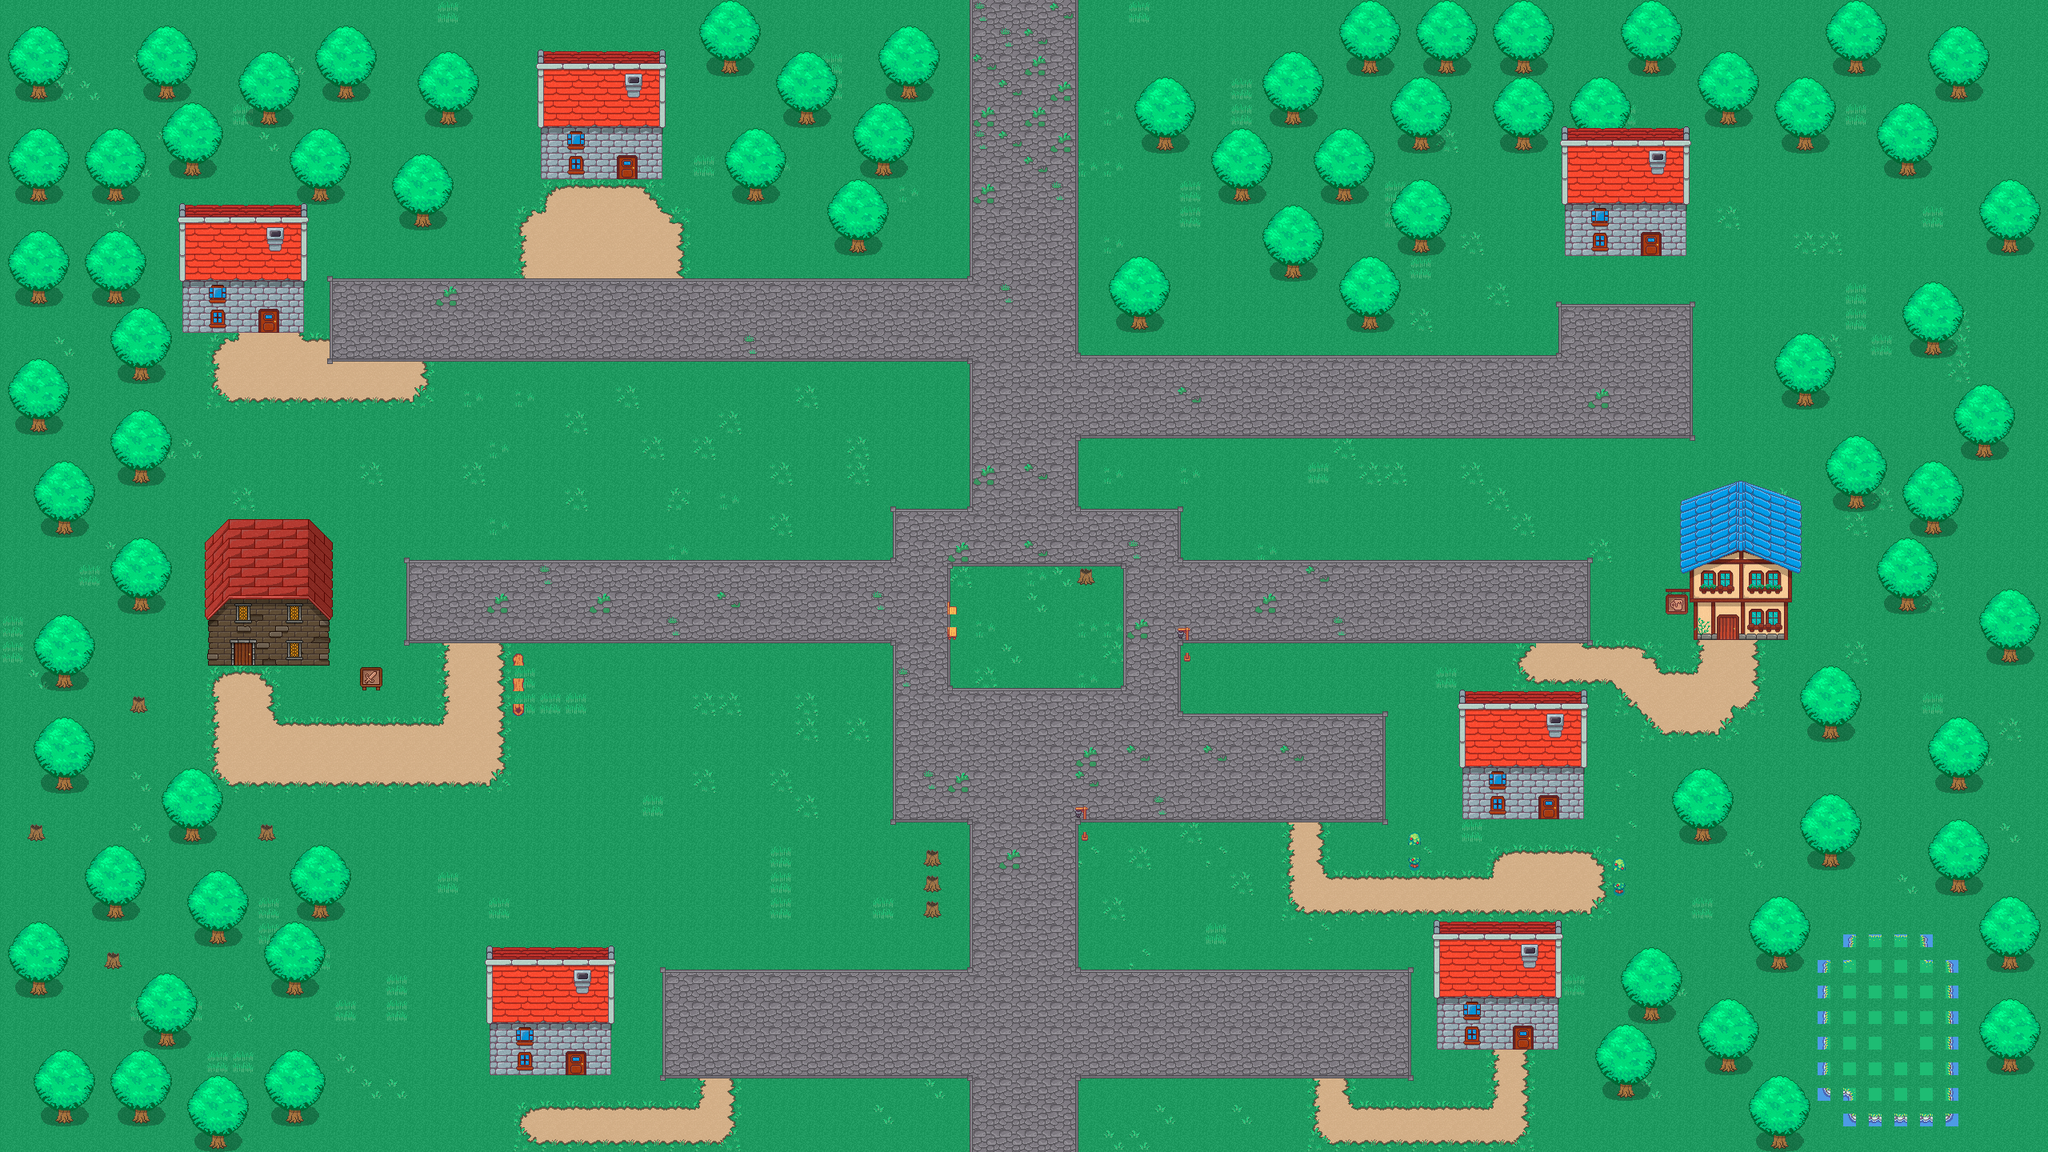

Tiled map render using the project's own tile images. Description and the map definition, with tile-layer contents summarised, below:
An orthogonal 80x45 tile map with 32x32 px tiles, 5 tile layers (Fondo, Bordes_Hierva, Bordes_Losas, Arboles, ...), 5 hidden layers not drawn, 6 tilesets and 51 objects.

<map version="1.8" tiledversion="1.8.5" orientation="orthogonal" renderorder="right-down" width="80" height="45" tilewidth="32" tileheight="32" infinite="0" nextlayerid="15" nextobjectid="155">
 <tileset firstgid="1" name="RVDecoration" tilewidth="16" tileheight="16" tilecount="351" columns="13">
  <image source="../Tileset/RVDecoration.png" width="208" height="432" />
 </tileset>
 <tileset firstgid="352" name="RVWalls" tilewidth="16" tileheight="16" tilecount="324" columns="18">
  <image source="../Tileset/RVWalls.png" width="288" height="288" />
 </tileset>
 <tileset firstgid="676" name="RVWater" tilewidth="16" tileheight="16" tilecount="286" columns="13">
  <image source="../Tileset/RVWater.png" width="208" height="352" />
 </tileset>
 <tileset firstgid="962" name="RVNature" tilewidth="16" tileheight="16" tilecount="384" columns="16">
  <image source="../Tileset/RVNature.png" width="256" height="384" />
 </tileset>
 <tileset firstgid="1346" name="Tileset_Town" tilewidth="32" tileheight="32" tilecount="132" columns="11">
  <image source="Tileset_Town.png" width="352" height="384" />
 </tileset>
 <tileset firstgid="1478" name="Tileset_House" tilewidth="32" tileheight="32" tilecount="920" columns="40">
  <image source="Tileset_House.png" width="1280" height="736" />
 </tileset>
 <layer id="1" name="Fondo" width="80" height="45">
  <properties>
   <property name="Draw" type="bool" value="true" />
  </properties>
  <data>[3600 cells, 3600 non-empty, 13 distinct tile ids]</data>
 </layer>
 <layer id="14" name="Bordes_Hierva" width="80" height="45" locked="1">
  <data>[3600 cells, 164 non-empty, 17 distinct tile ids]</data>
 </layer>
 <layer id="13" name="Bordes_Losas" width="80" height="45" locked="1">
  <data>[3600 cells, 362 non-empty, 12 distinct tile ids]</data>
 </layer>
 <layer id="8" name="Arboles" width="80" height="45" locked="1">
  <properties>
   <property name="Draw" type="bool" value="true" />
  </properties>
  <data>[3600 cells, 747 non-empty, 32 distinct tile ids]</data>
 </layer>
 <layer id="12" name="Casas" width="80" height="45" locked="1">
  <data>[3600 cells, 326 non-empty, 116 distinct tile ids]</data>
 </layer>
 <layer id="4" name="house" width="80" height="45" visible="0" locked="1">
  <properties>
   <property name="Draw" type="bool" value="true" />
  </properties>
  <data>[3600 cells, 153 non-empty, 39 distinct tile ids]</data>
 </layer>
 <layer id="3" name="Walls" width="80" height="45" visible="0">
  <properties>
   <property name="Draw" type="bool" value="true" />
  </properties>
  <data>[3600 cells, 45 non-empty, 13 distinct tile ids]</data>
 </layer>
 <layer id="6" name="Fence" width="80" height="45" visible="0">
  <properties>
   <property name="Draw" type="bool" value="true" />
  </properties>
  <data>[3600 cells, 82 non-empty, 32 distinct tile ids]</data>
 </layer>
 <layer id="2" name="1" width="80" height="45" visible="0">
  <properties>
   <property name="Draw" type="bool" value="true" />
  </properties>
  <data>[3600 cells, 66 non-empty, 33 distinct tile ids]</data>
 </layer>
 <layer id="5" name="Doors windows" width="80" height="45" visible="0">
  <properties>
   <property name="Draw" type="bool" value="true" />
  </properties>
  <data>[3600 cells, 95 non-empty, 32 distinct tile ids]</data>
 </layer>
 <objectgroup id="9" name="Collision" visible="0">
  <object id="3" x="911.583" y="576.5" width="64.1667" height="79.25" />
  <object id="5" x="943.476" y="560.667">
   <polygon points="0,0 33.1902,15.3333 -32.4764,14.6667" />
  </object>
  <object id="6" x="896.667" y="419.333" width="110.667" height="92.3333" />
  <object id="7" x="976.667" y="512.333" width="31" height="15.3333" />
  <object id="8" x="1007.67" y="528.333" width="16" height="31.3333" />
  <object id="9" x="880.667" y="512.333" width="15" height="31.3333" />
  <object id="10" x="896.167" y="512.333" width="30.6667" height="31.3333" />
  <object id="12" x="1040" y="368.333" width="16" height="31.3333" />
  <object id="13" x="1120" y="368.833" width="16" height="31.3333" />
  <object id="15" x="1056.21" y="320.083" width="64.1667" height="79.25" />
  <object id="16" x="1088.21" y="304.542">
   <polygon points="0,0 33.1902,15.3333 -32.4764,14.6667" />
  </object>
  <object id="17" x="288.667" y="579.167" width="110.667" height="92.3333" />
  <object id="18" x="320.667" y="19.5" width="110.667" height="92.3333" />
  <object id="19" x="112.417" y="128.458" width="64.1667" height="79.25" />
  <object id="21" x="288.576" y="672.106" width="30.6667" height="31.3333" />
  <object id="22" x="320.333" y="112.333" width="30.6667" height="31.3333" />
  <object id="23" x="111.667" y="305.667" width="128" height="109.667" />
  <object id="24" x="224.333" y="432.333" width="15" height="15.6667" />
  <object id="25" x="192.667" y="415.667" width="46.6667" height="16" />
  <object id="26" x="160.167" y="416.5" width="15" height="15.6667" />
  <object id="27" x="129.167" y="416.167" width="14.3333" height="15.6667" />
  <object id="28" x="112.5" y="416.167" width="16.3333" height="30" />
  <object id="29" x="112.5" y="447.833" width="30.3333" height="31.6667" />
  <object id="30" x="320.5" y="400.667" width="16.3333" height="46.6667" />
  <object id="31" x="576.167" y="544" width="16.3333" height="48" />
  <object id="32" x="672.083" y="495.75" width="16.3333" height="27.5" />
  <object id="33" x="735.333" y="384" width="16.3333" height="26.75" />
  <object id="34" x="543.833" y="303.878" width="16.3333" height="26.7273" />
  <object id="35" x="591.833" y="368.091" width="16.3333" height="31.8182" />
  <object id="36" x="687.652" y="384.091" width="16.3333" height="31.4545" />
  <object id="37" x="624.197" y="368.091" width="47.4242" height="47.6364" />
  <object id="39" x="928.015" y="144.091" width="16.3333" height="30" />
  <object id="40" x="975.652" y="192.091" width="16.3333" height="27.0909" />
  <object id="41" x="1136.2" y="144.091" width="16.3333" height="27.4545" />
  <object id="43" x="1104.2" y="154.636" width="31.606" height="21.0909" />
  <object id="44" x="1072.02" y="154.727" width="31.606" height="21.0909" />
  <object id="45" x="1023.65" y="155.818" width="16.8787" height="19.8182" />
  <object id="46" x="991.652" y="144.182" width="16.5151" height="32" />
  <object id="47" x="944.379" y="154.727" width="31.606" height="21.0909" />
  <object id="48" x="928.53" y="96.4546" width="223.273" height="63.0909" />
  <object id="49" x="367.697" y="671.455" width="31.606" height="16.5909" />
  <object id="50" x="400.197" y="111.705" width="31.606" height="16.0909" />
  <object id="135" x="0" y="0" width="113" height="727" />
  <object id="136" x="111.5" y="496.5" width="168" height="232" />
  <object id="137" x="993" y="466" width="286" height="254" />
  <object id="138" x="1107" y="0" width="171" height="466" />
  <object id="139" x="677" y="0" width="250.5" height="219.5" />
  <object id="140" x="928.5" y="0" width="180" height="100.5" />
  <object id="141" x="113.333" y="-0.666667" width="205.333" height="173.333" />
  <object id="142" x="431.333" y="0.666667" width="172" height="170.667" />
 </objectgroup>
 <objectgroup id="10" name="TavernEntry" visible="0">
  <properties>
   <property name="Type" type="int" value="8" />
  </properties>
  <object id="143" x="1007" y="140.5" width="17.5" height="36.5" />
 </objectgroup>
</map>
